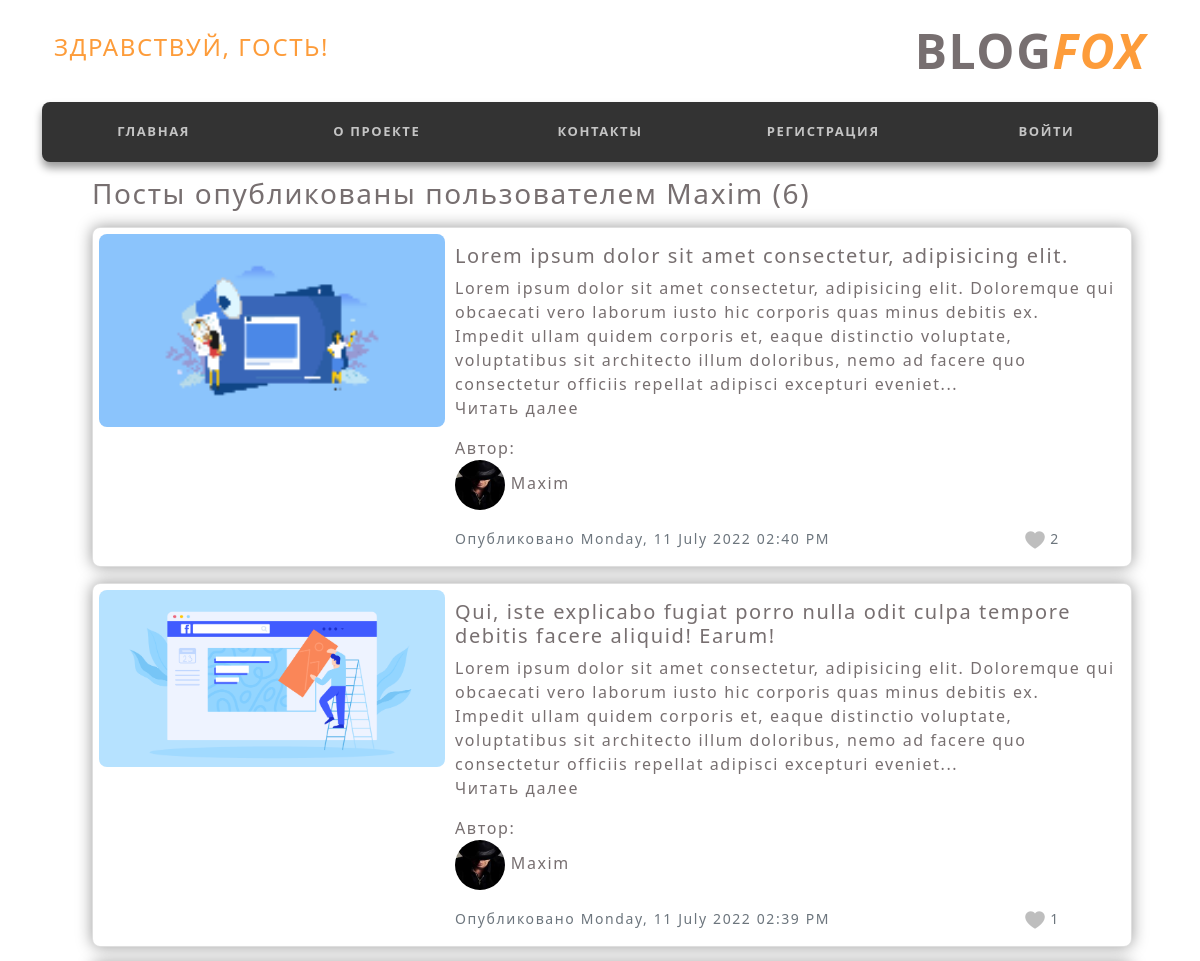
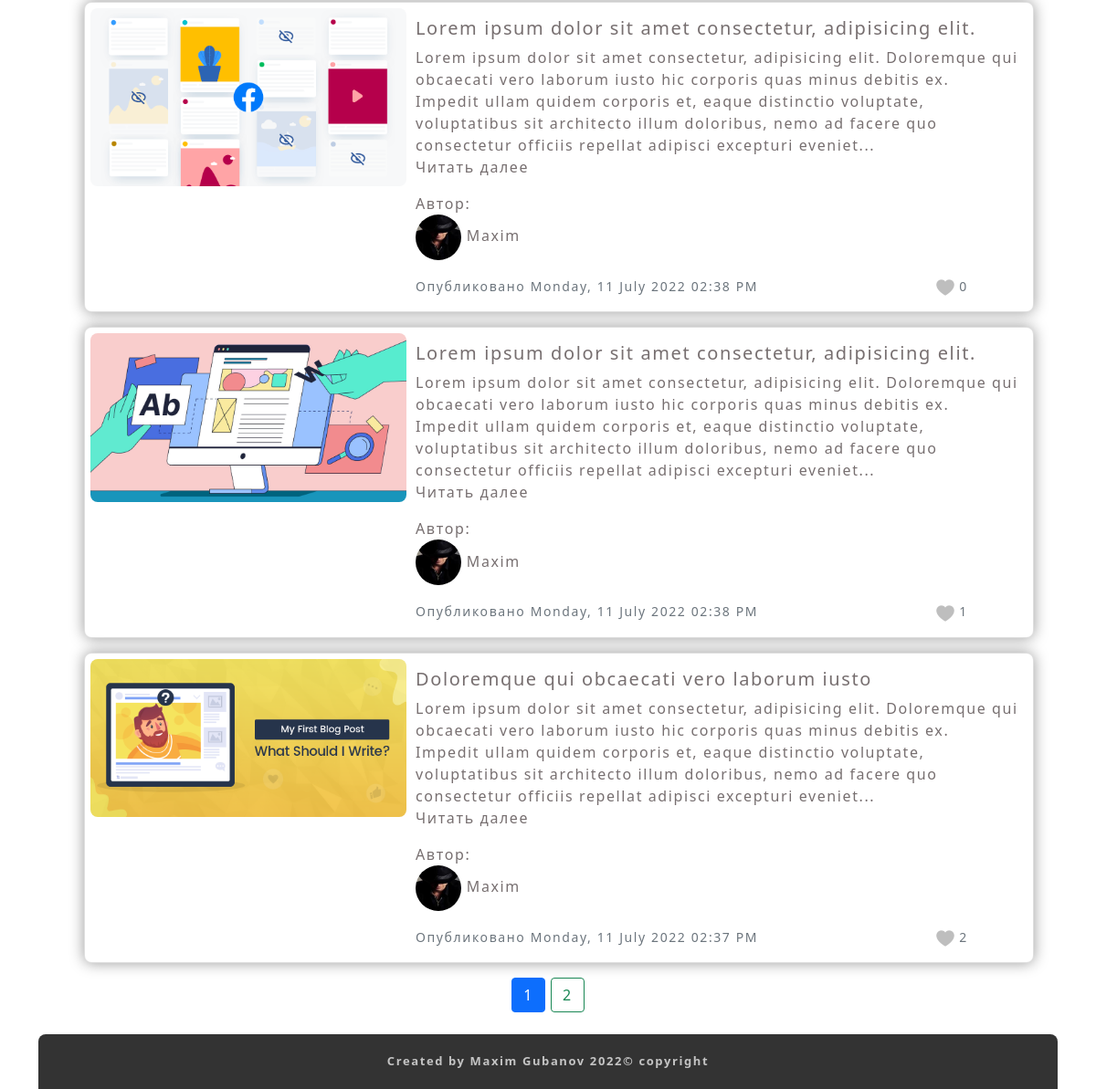
The page /user/Maxim on the database its author committed (2 pictures, top to bottom).
### flask_Gubanov_project/models.py (models this page shows, shortened)
class User(db.Model, UserMixin):
    id = db.Column(db.Integer, primary_key=True)
    username = db.Column(db.String(20), unique=True, nullable=False)
    email = db.Column(db.String(120), unique=True, nullable=False)
    image_file = db.Column(db.String(20), nullable=False, default='default.png')
    password = db.Column(db.String(60), nullable=False)
    posts = db.relationship('Post', backref='author', lazy=True)

class Post(db.Model):
    id = db.Column(db.Integer, primary_key=True)
    title = db.Column(db.String(100), nullable=False)
    date_posted = db.Column(db.DateTime, nullable=False, default=datetime.utcnow)
    content = db.Column(db.Text, nullable=False)
    user_id = db.Column(db.Integer, db.ForeignKey('user.id'), nullable=False)
    total_likes = db.Column(db.Integer, nullable=True, default=0)
    likes = db.relationship('Like', backref='like')
    post_image = db.Column(db.String(20), nullable=False, default='post_default_img.png')

### flask_Gubanov_project/users/routes.py (the view)
@users.route("/user/<string:username>")
def user_posts(username):
    page = request.args.get('page', 1, type=int)
    user = User.query.filter_by(username=username).first_or_404()
    posts = Post.query.filter_by(author=user).order_by(Post.date_posted.desc()).paginate(page=page, per_page=5)
    return render_template('user_posts.html', posts=posts, user=user)

### flask_Gubanov_project/templates/user_posts.html (shortened to what this page needs)
{% extends "layout.html" %}
{% block content %}
    <div class="container text-left relative_block" style="width: 1040px;">
        <h3 class="mb-3">Посты опубликованы пользователем {{ user.username }} ({{ posts.total }})</h1>
        {% for post in posts.items %}
            <div class="card mb-3">
                <div class="row g-0">
                    <div class="image col-md-4">
                        <img src="{{ url_for('static', filename='post_images/' + post.post_image) }}" alt="">
                    </div>
                    <div class="col-md-8">
                        <div class="card-body">
                            <h5 class="card-title"><a href="{{ url_for('posts.post', post_id=post.id) }}">{{ post.title }}</a></h5>
                            <p class="card-text">{{ post.content[:320] }}...<br><a href="{{ url_for('posts.post', post_id=post.id) }}">Читать далее</a></p>
                            <p class="card-text">Автор: <br>
                                <a href="{{ url_for('users.user_posts', username=post.author.username) }}">
                                  <img class="rounded-circle article-img" style="width: 50px; height: 50px;" src="{{ url_for('static', filename='profile_pics/' + post.author.image_file) }}">
                                  {{ post.author.username }}
                                </a>
                            </p>
                            <div class="row justify-content-between">
                                <div class="col-10">
                                  <p class="card-text"><small class="text-muted">Опубликовано {{ post.date_posted.strftime('%A, %d %B %Y %I:%M %p') }}</small></p>
                                </div>
                                <div class="col-2">
                                    <div class="post_likes">
                                      <small class="text-muted">
                                        <img src="{{ url_for('static', filename='images/like_mini.png') }}" alt="like">
                                        {{ post.total_likes }}
                                      </small>
                                    </div>
                                </div>
                            </div>
                        </div>
                    </div>
                </div>
            </div>
        {% endfor %}
    </div>
    <div class="container text-center">
        {% for page_num in posts.iter_pages(left_edge=1, right_edge=1, left_current=1, right_current=2) %}
            {% if page_num %}
                {% if posts.page == page_num %}
                    <a class="btn btn-primary mb-4" href="{{ url_for('users.user_posts', username=user.username, page=page_num) }}">{{ page_num }}</a>
                {% else %}
                    <a class="btn btn-outline-success mb-4" href="{{ url_for('users.user_posts', username=user.username, page=page_num) }}">{{ page_num }}</a>
                {% endif %}
                {% else %}
                ...
                {% endif %}
        {% endfor %}
    </div>
{% endblock content %}

### flask_Gubanov_project/templates/inc-general-style.html (style rules this page uses)
a { text-decoration: none; color: inherit; }
body { letter-spacing: 0.1rem; color: #776f70; }

### flask_Gubanov_project/templates/user_posts.html (style rules this page uses)
.image img { margin: 6px; width: 100%; border-radius: 8px; }
.card { width: 1040px; border-radius: 8px; box-shadow: 0 0 16px rgba(0, 0, 0, 0.4); }

### rows shown on the page
User: username "Maxim"
Post: post_image (picture), title "Lorem ipsum dolor sit amet consectetur, adipisicing elit.", content "Lorem ipsum dolor sit amet consectetur, adipisicing elit. Doloremque qui obcaecati vero laborum iusto hic corporis quas minus debitis ex. Impedit ullam quidem corporis et, eaque distinctio voluptate, voluptatibus sit architecto illum doloribus, nemo ad facere quo consectetur officiis repellat adipisci excepturi eveniet", image_file (picture), author.username "Maxim", date_posted "Monday, 11 July 2022 02:40 PM", total_likes "2"
Post: post_image (picture), title "Qui, iste explicabo fugiat porro nulla odit culpa tempore debitis facere aliquid! Earum!", content "Lorem ipsum dolor sit amet consectetur, adipisicing elit. Doloremque qui obcaecati vero laborum iusto hic corporis quas minus debitis ex. Impedit ullam quidem corporis et, eaque distinctio voluptate, voluptatibus sit architecto illum doloribus, nemo ad facere quo consectetur officiis repellat adipisci excepturi eveniet", image_file (picture), author.username "Maxim", date_posted "Monday, 11 July 2022 02:39 PM", total_likes "1"
Post: post_image (picture), title "Lorem ipsum dolor sit amet consectetur, adipisicing elit.", content "Lorem ipsum dolor sit amet consectetur, adipisicing elit. Doloremque qui obcaecati vero laborum iusto hic corporis quas minus debitis ex. Impedit ullam quidem corporis et, eaque distinctio voluptate, voluptatibus sit architecto illum doloribus, nemo ad facere quo consectetur officiis repellat adipisci excepturi eveniet", image_file (picture), author.username "Maxim", date_posted "Monday, 11 July 2022 02:38 PM", total_likes "0"
Post: post_image (picture), title "Lorem ipsum dolor sit amet consectetur, adipisicing elit.", content "Lorem ipsum dolor sit amet consectetur, adipisicing elit. Doloremque qui obcaecati vero laborum iusto hic corporis quas minus debitis ex. Impedit ullam quidem corporis et, eaque distinctio voluptate, voluptatibus sit architecto illum doloribus, nemo ad facere quo consectetur officiis repellat adipisci excepturi eveniet", image_file (picture), author.username "Maxim", date_posted "Monday, 11 July 2022 02:38 PM", total_likes "1"
Post: post_image (picture), title "Doloremque qui obcaecati vero laborum iusto", content "Lorem ipsum dolor sit amet consectetur, adipisicing elit. Doloremque qui obcaecati vero laborum iusto hic corporis quas minus debitis ex. Impedit ullam quidem corporis et, eaque distinctio voluptate, voluptatibus sit architecto illum doloribus, nemo ad facere quo consectetur officiis repellat adipisci excepturi eveniet", image_file (picture), author.username "Maxim", date_posted "Monday, 11 July 2022 02:37 PM", total_likes "2"

### other values the page prints
{{ posts.total }} "6"
{{ page_num }} "1"
{{ page_num }} "2"
